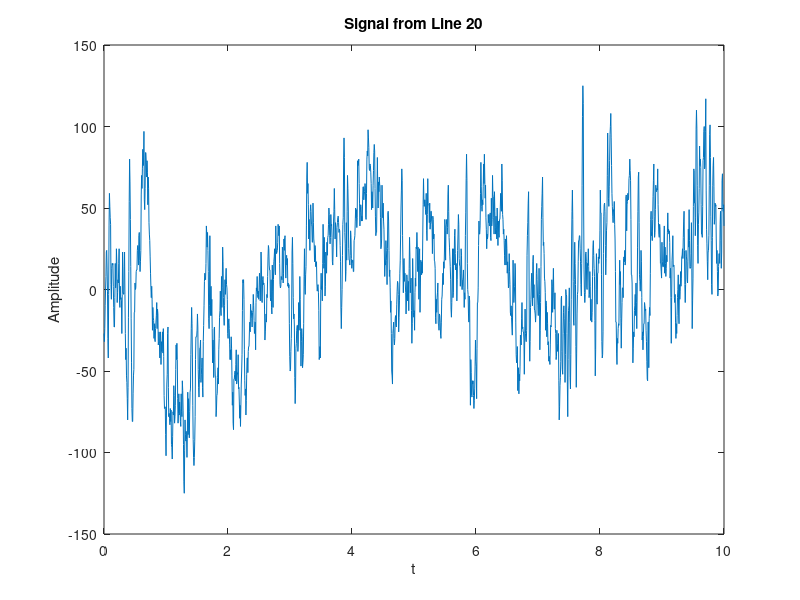
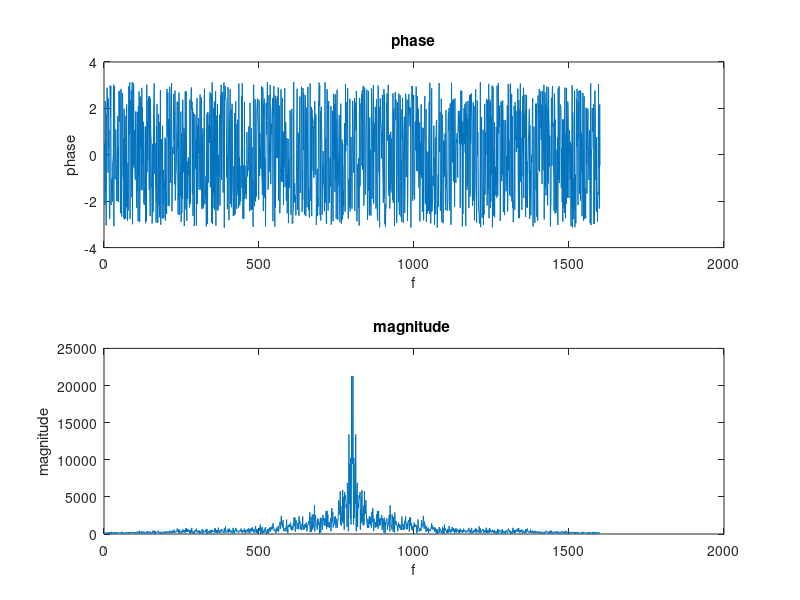
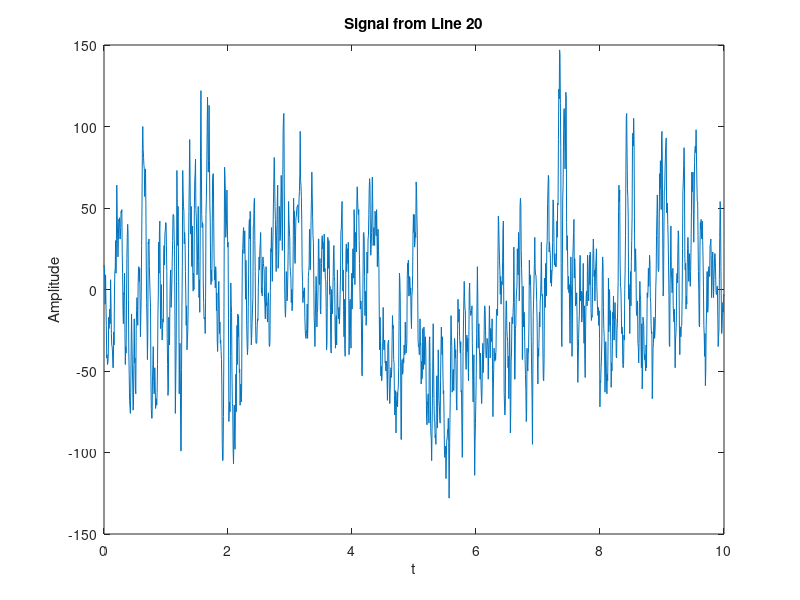
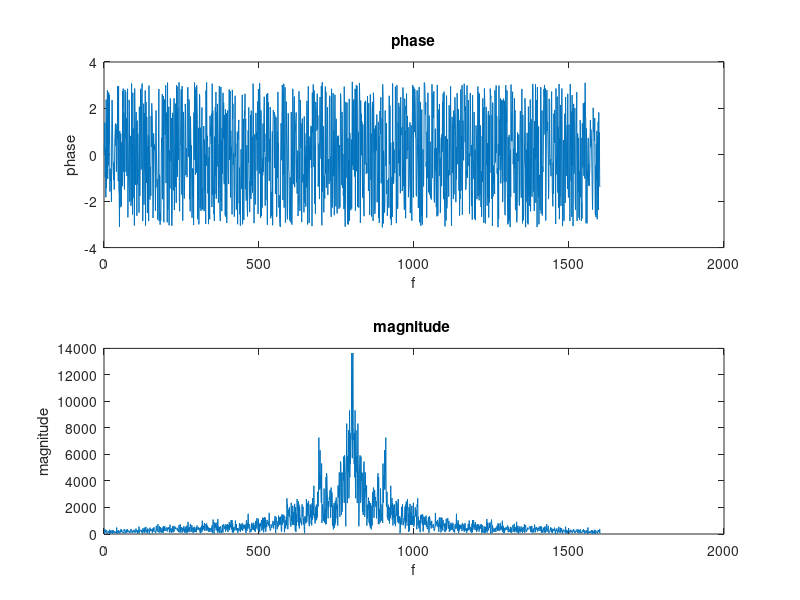

Source code (MATLAB) for these figures, in order:
close all;
clear;
clc;
%1st signal
d1=load('v1.mat');
data1 = d1.val ;
selectedLine1 = data1(20, :);
t1 = linspace(0, 10, length(selectedLine1)); 
%timeInSeconds = -0:1/length(selectedLine):10;
figure;
plot(t1, selectedLine1);
xlabel('t');
ylabel('Amplitude');
title('Signal from Line 20');


data1_f=fftshift(fft(selectedLine1));
phase_data1 = angle(data1_f);
magnitude_data1 = abs(data1_f); 

figure;
subplot(2,1,1);
plot(phase_data1);
title('phase');
xlabel('f');
ylabel('phase');

subplot(2,1,2);
plot(magnitude_data1);
title('magnitude ');
xlabel('f');
ylabel('magnitude');
%2ed signal
d2=load('v2.mat');
data2 = d2.val ;
selectedLine2 = data2(20, :);
t2 = linspace(0, 10, length(selectedLine2)); 

figure;
plot(t2, selectedLine2);
xlabel('t');
ylabel('Amplitude');
title('Signal from Line 20');


data2_f=fftshift(fft(selectedLine2));
phase_data2 = angle(data2_f);
magnitude_data2 = abs(data2_f); 

figure;
subplot(2,1,1);
plot(phase_data2);
title('phase');
xlabel('f');
ylabel('phase');

subplot(2,1,2);
plot(magnitude_data2);
title('magnitude ');
xlabel('f');
ylabel('magnitude');
%3th signal
d3=load('v3.mat');
data3 = d3.val ;
selectedLine3 = data3(20, :);
t3 = linspace(0, 10, length(selectedLine3)); 

figure;
plot(t3, selectedLine3);
xlabel('t');
ylabel('Amplitude');
title('Signal from Line 20');


data3_f=fftshift(fft(selectedLine3));
phase_data3 = angle(data3_f);
magnitude_data3 = abs(data3_f); 

figure;
subplot(2,1,1);
plot(phase_data3);
title('phase');
xlabel('f');
ylabel('phase');

subplot(2,1,2);
plot(magnitude_data3);
title('magnitude ');
xlabel('f');
ylabel('magnitude');